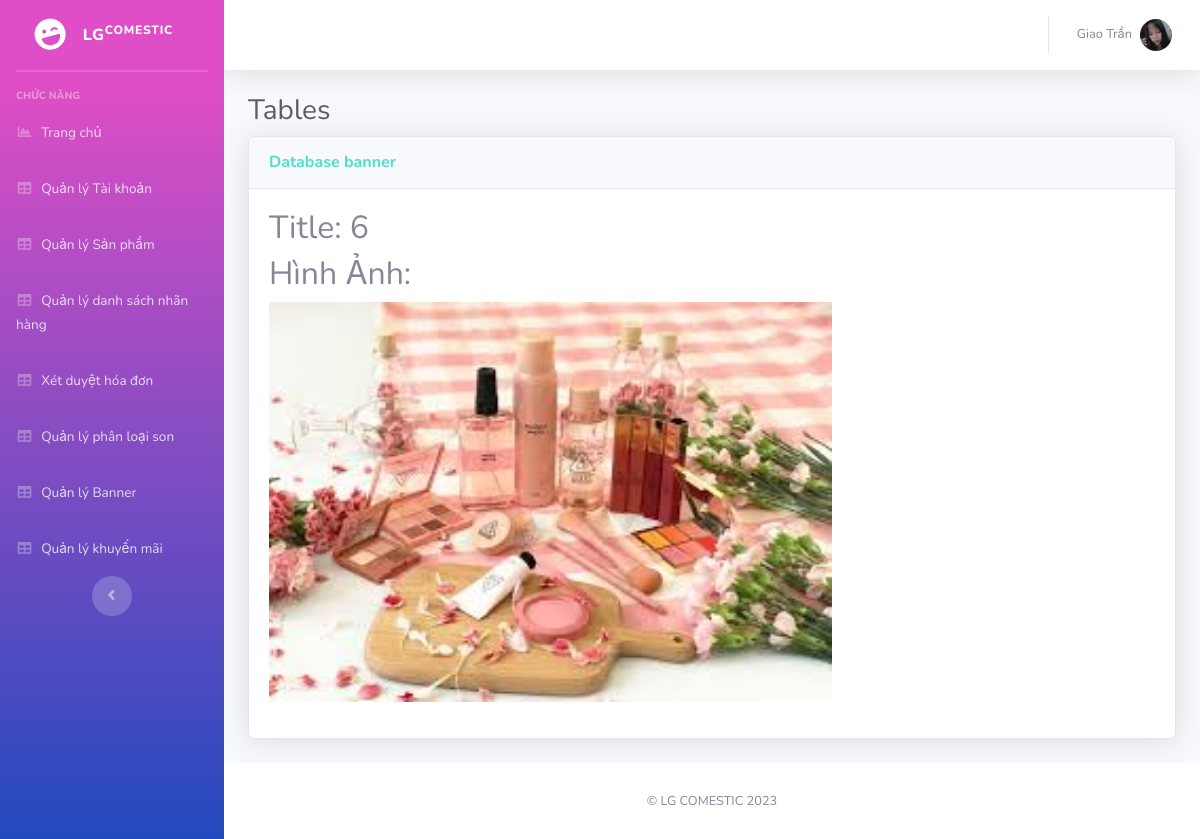
/Admin/index.php?mod=banner&act=detail&id=6 (signed in), run on the app's committed database.
### tables this page shows
CREATE TABLE `banner` (
  `Id` int(11) NOT NULL,
  `HinhAnh` varchar(255) DEFAULT NULL
);

### Admin/MVC/controllers/BannerController.php (called while the page is built, shortened)
<?php
class BannerController
{
	var $banner_model;
	function __construct()
	{
		$this->banner_model = new Banner();
	}
	public function detail()
	{
		$id = isset($_GET['id']) ? $_GET['id'] : 5;
		$data = $this->banner_model->find($id);
		require_once("MVC/Views/Admin/index.php");
	}
}

### Admin/MVC/Models/connection.php (called while the page is built, shortened)
<?php
    class Connection{
        function __construct()
        {
            $severname ="localhost";
            $username ="root";
            $password ="";
            $db_name ="shopmypham";
            $this->conn = new mysqli($severname,$username,$password,$db_name);
        }
    }
?>

### Admin/MVC/Models/model.php (called while the page is built, shortened)
<?php
require_once("connection.php");
class Model
{
    var $conn;
    var $table;
    var $contens;
    function __construct()
    {
        $conn_obj = new Connection();
        $this->conn = $conn_obj->conn;
    }
    function find($id)
    {
        $query = "select * from $this->table where $this->contens =$id";
        return $this->conn->query($query)->fetch_assoc();
    }
}

### Admin/MVC/Views/banner/detail.php (the view)
<table class="table table-bordered" id="dataTable" width="100%" cellspacing="0">
    <h2>Title: <?= $data['Id'] ?></h2>
    <h2>Hình Ảnh: </h2>
    <a><img src="../public/<?=$data['HinhAnh']?>" height="400px"></a>
</table>

### data on the page
banner: Id "6", HinhAnh (picture)

### other printed values
$_SESSION['login']['TaiKhoan'] "Giao Trần"
$mod "banner"
